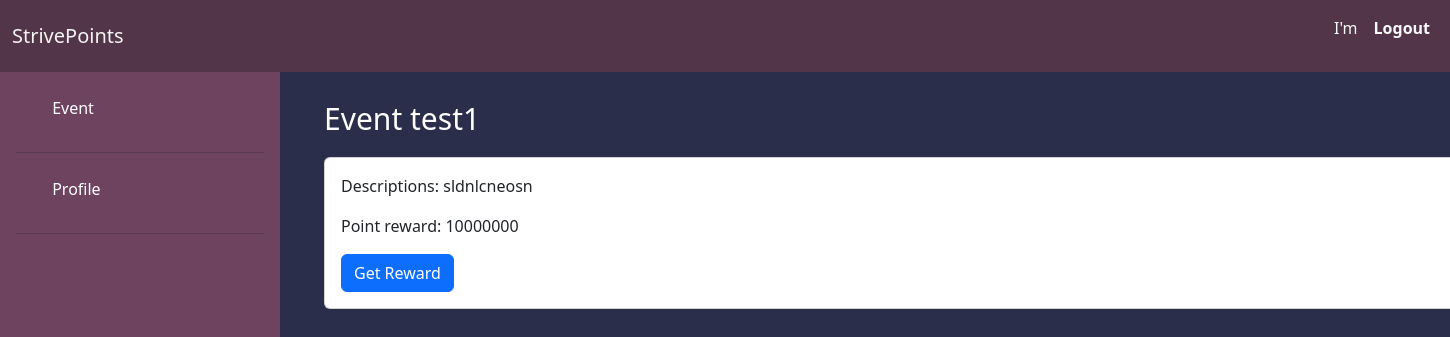
Page /russian/events/1/ on the committed database.
### russian/models.py (models this page shows)
class Event(models.Model):
    name = models.CharField(max_length=100)
    description = models.TextField(blank=True, null=True)
    point_reward = models.IntegerField(default=0)
    admin = models.ForeignKey(User, on_delete=models.CASCADE)
    reward = models.ManyToManyField("russian.Reward")

### russian/views.py (the view)
# urls.py: path("events/<int:pk>/", views.ChallengeView.as_view(), name="challenge"),
class ChallengeView(View):
    def get(self, request, pk):
        event = Event.objects.get(pk=pk)
        return render(request, "challenge.html", {'event': event})

### russian/templates/challenge.html (shortened to what this page needs)
{% extends "layout.html" %}
{% block side_nav %}{% include 'side_nav.html' %}{% endblock %}
{% block content %}
<div class="container">
    <div class="event-title"><p>Event {{ event.name }}</p></div>
    <div class="card" style="width: 90%;">
        <div class="card-body">
          <p class="card-text">Descriptions: {{ event.description }}</p>
          <p class="card-text">Point reward: {{ event.point_reward }}</p>
          <a href="{% url 'reward' event.id %}" class="btn btn-primary">Get Reward</a>
        </div>
      </div>
</div>
{% endblock %}

### russian/templates/challenge.html (style rules this page uses)
.container { color: white; }
.event-title { font-size: 30px; }

### rows in the picture
Event: name "test1", description "sldnlcneosn", point_reward "10000000"
